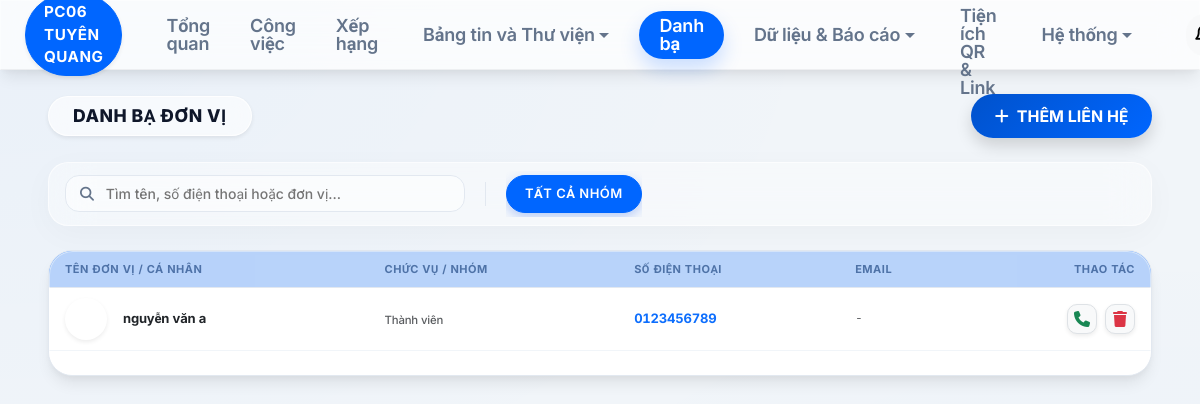
The app's page /contacts (signed in) with its own data.
### models.py (models this page shows)
class Contact(db.Model):
    id = db.Column(db.Integer, primary_key=True)
    contact_group = db.Column(db.String(100))
    unit_name = db.Column(db.String(100))
    name = db.Column(db.String(100))
    phone = db.Column(db.String(50))
    role = db.Column(db.String(100))

### routes/portal.py (the view)
@portal_bp.route('/contacts')
def contacts():
    if not session.get('uid'): return redirect(url_for('auth_bp.login'))
    from models import AppRole
    import json
    role_obj = db.session.get(AppRole, session.get('role_id')) if session.get('role_id') else None
    perms = json.loads(role_obj.perms) if role_obj and role_obj.perms else {}
    is_admin = session.get('is_admin')
    is_contact_lead = perms.get('p_contact_lead') or is_admin
    user_unit = session.get('unit_area')
    group_filter = request.args.get('group')
    query = Contact.query
    if group_filter:
        query = query.filter_by(contact_group=group_filter)
    if not is_contact_lead:
        query = query.filter_by(unit_name=user_unit)
    group_meta = CategoryGroup.query.filter_by(name='Nhóm danh bạ').first()
    contact_groups = group_meta.items if group_meta else []
    role_meta = CategoryGroup.query.filter_by(name='Chức vụ').first()
    if not role_meta:
        role_meta = CategoryGroup.query.filter_by(name='Chức danh').first()
    contact_roles = role_meta.items if role_meta else []
    unit_group = CategoryGroup.query.filter_by(name='Đơn vị').first()
    unit_cats = unit_group.items if unit_group else []
    return render_template('contacts.html',
                          contacts=query.all(),
                          groups=contact_groups,
                          roles=contact_roles,
                          current_group=group_filter,
                          unit_cats=unit_cats)

### app.py (called while the page is built)
@app.before_request
def check_auth():
    if session.get('uid'):
        last_active = session.get('last_active')
        now = time.time()
        if last_active and (now - last_active) > 1800: # 30 mins
            session.clear()
            return redirect(url_for('auth_bp.login'))
        session['last_active'] = now
    allowed = ['auth_bp.login', 'static', 'dl_file', 'shortlink_bp.redirect_short_link', 'shortlink_bp.get_qr', 'favicon']
    if not session.get('uid') and request.endpoint not in allowed and not (request.endpoint and request.endpoint.startswith('static')):
        return redirect(url_for('auth_bp.login'))
    if session.get('uid') and session.get('must_change') and request.endpoint not in ['auth_bp.change_password', 'auth_bp.logout', 'static']:
        return redirect(url_for('auth_bp.change_password'))

@app.context_processor
def utility_processor():
    from openpyxl.utils import get_column_letter
    return dict(col_letter_func=get_column_letter)

### templates/contacts.html (shortened to what this page needs)
{% extends "base.html" %}
{% block content %}
<div class="page-header mb-4 animate__animated animate__fadeIn">
    <div class="header-main-group">
        <div class="header-title-pill shadow-sm">
            <h1 class="mb-0">Danh bạ Đơn vị</h1>
        </div>
        <div class="header-actions">
            {% if perms.get('p_sys_lead') or perms.get('p_sys_exec') or is_admin %}
            <button class="btn btn-primary rounded-pill px-4 fw-bold shadow" data-bs-toggle="modal" data-bs-target="#addContactModal">
                <i class="fa-solid fa-plus me-2"></i>THÊM LIÊN HỆ
            </button>
            {% endif %}
        </div>
    </div>
</div>
<div class="filter-bar-unified animate__animated animate__fadeInUp">
    <div class="search-box-modern">
        <i class="fa-solid fa-magnifying-glass"></i>
        <input type="text" id="contactSearch" placeholder="Tìm tên, số điện thoại hoặc đơn vị..." onkeyup="unifiedFilter()">
    </div>
    <div class="filter-pills-container" id="categoryFilters">
        <div class="filter-pill active" data-cat="ALL" onclick="setCategoryFilter('ALL')">TẤT CẢ NHÓM</div>
    </div>
</div>
<div class="main-content-area animate__animated animate__fadeInUp">
    <div class="bento-card overflow-hidden">
        <div class="table-responsive">
            <table class="table table-hover align-middle mb-0">
                <thead class="bg-primary bg-opacity-5">
                    <tr>
                        <th class="ps-4 py-3 border-0 small text-uppercase fw-bold opacity-75">Tên đơn vị / Cá nhân</th>
                        <th class="py-3 border-0 small text-uppercase fw-bold opacity-75">Chức vụ / Nhóm</th>
                        <th class="py-3 border-0 small text-uppercase fw-bold opacity-75">Số điện thoại</th>
                        <th class="py-3 border-0 small text-uppercase fw-bold opacity-75">Email</th>
                        <th class="pe-4 py-3 border-0 text-end small text-uppercase fw-bold opacity-75">Thao tác</th>
                    </tr>
                </thead>
                <tbody id="contactTable">
                    {% for c in contacts %}
                    <tr class="contact-row" data-category="{{ c.category }}">
                        <td class="ps-4 py-3">
                            <div class="d-flex align-items-center gap-3">
                                <div class="bg-primary-gradient text-white rounded-circle shadow-sm fw-bold d-flex align-items-center justify-content-center" style="width: 42px; height: 42px; font-size: 14px;">
                                </div>
                                <div>
                                    <div class="fw-bold text-dark">{{ c.name }}</div>
                                </div>
                            </div>
                        </td>
                        <td>
                            <div class="small text-muted fw-medium mt-1 d-none d-lg-block">{{ c.position or 'Thành viên' }}</div>
                        </td>
                        <td class="fw-bold text-primary">{{ c.phone }}</td>
                        <td class="small text-muted">{{ c.email or '-' }}</td>
                        <td class="pe-4 text-end">
                            <div class="d-flex justify-content-end gap-2">
                                <a href="tel:{{ c.phone }}" class="btn btn-light btn-circle btn-circle-sm border shadow-sm">
                                    <i class="fa-solid fa-phone text-success tiny"></i>
                                </a>
                                {% if perms.get('p_sys_lead') or perms.get('p_sys_exec') or is_admin %}
                                <a href="/contacts/delete/{{ c.id }}" class="btn btn-light btn-circle btn-circle-sm border shadow-sm text-danger" onclick="return confirm('Xóa liên hệ này?')">
                                    <i class="fa-solid fa-trash tiny"></i>
                                </a>
                                {% endif %}
                            </div>
                        </td>
                    </tr>
                    {% endfor %}
                </tbody>
            </table>
        </div>
    </div>
</div>
{% endblock %}

### templates/base.html (style rules this page uses)
.table-responsive { border-radius: 0 !important; border: none !important; }
.btn-circle { aspect-ratio: 1 / 1 !important; padding: 0 !important; display: inline-flex !important; align-items: center; justify-content: center; flex-shrink: 0 !important; width: var(--circle-size, 40px); height: var(--circle-size, 40px); transition: transform 0.2s ease, box-shadow 0.2s ease; }
.btn-circle-sm { --circle-size: 30px; }

### records on screen
Contact: name "nguyễn văn a", position "Thành viên", phone "0123456789", email "-"
